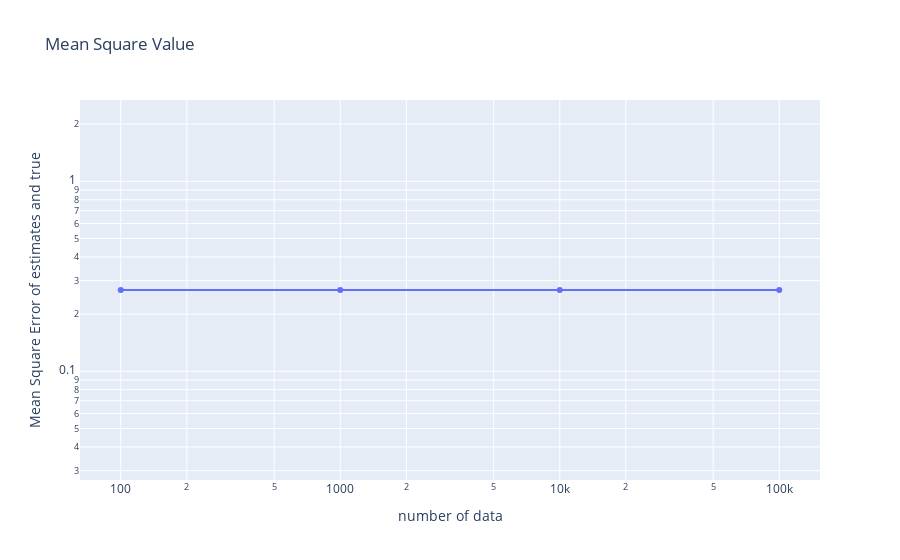
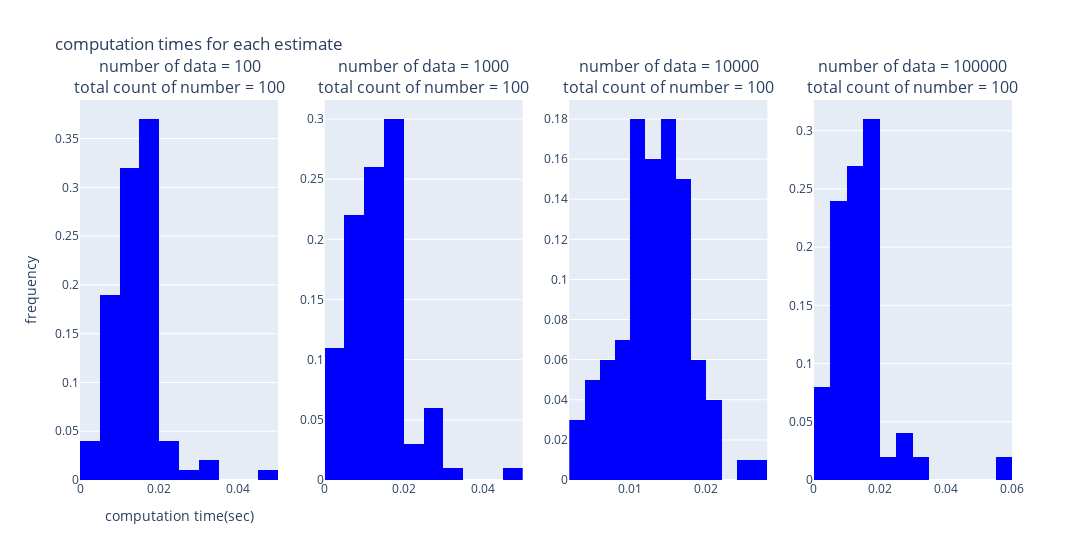
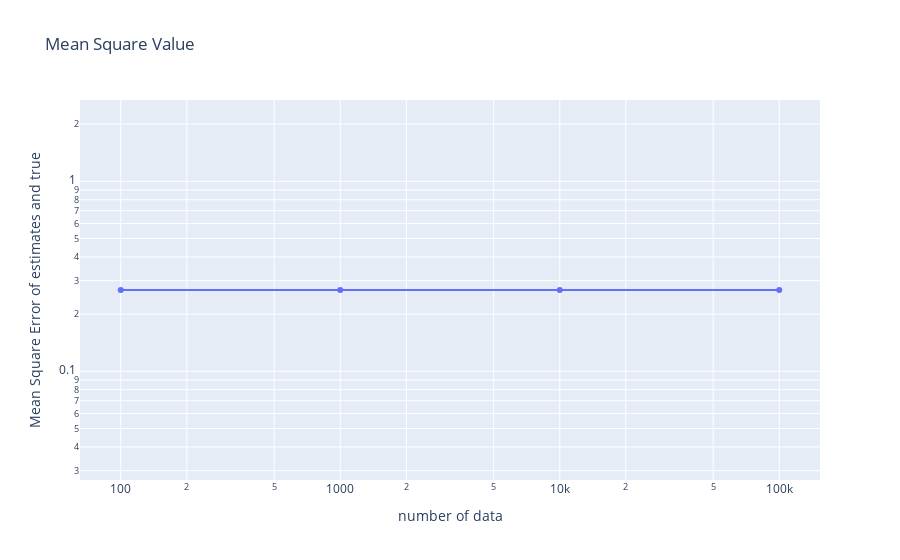
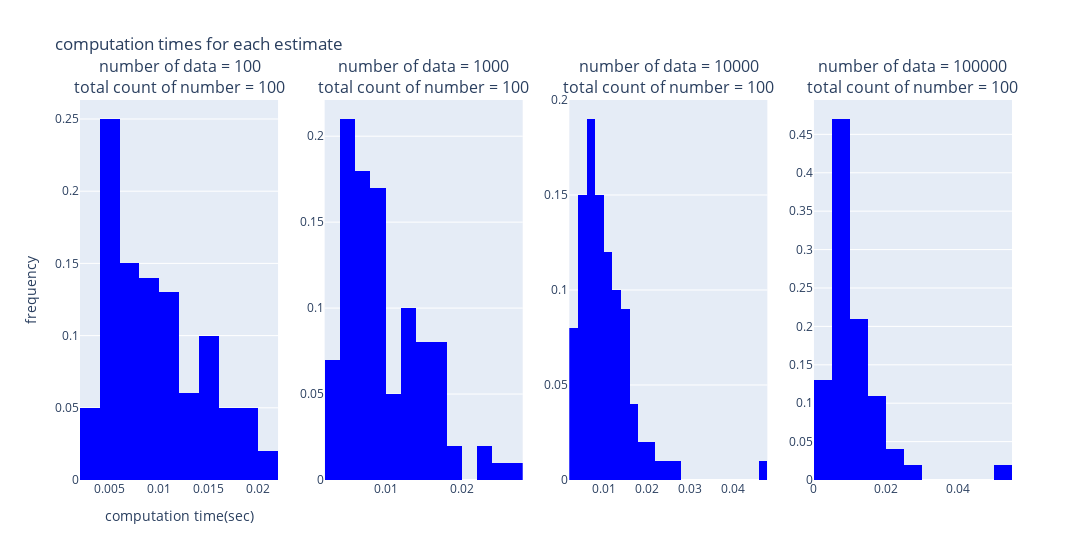

Notebook cell for these charts, in order:
### Code cell
# show graphs
data_analyzer.show_mse(num_data, param_affine_est_proj)
data_analyzer.show_computation_times(num_data, time_affine_est_proj, histnorm="frequency")

data_analyzer.show_mse(num_data, param_linear_est_proj)
data_analyzer.show_computation_times(num_data, time_linear_est_proj, histnorm="frequency")
